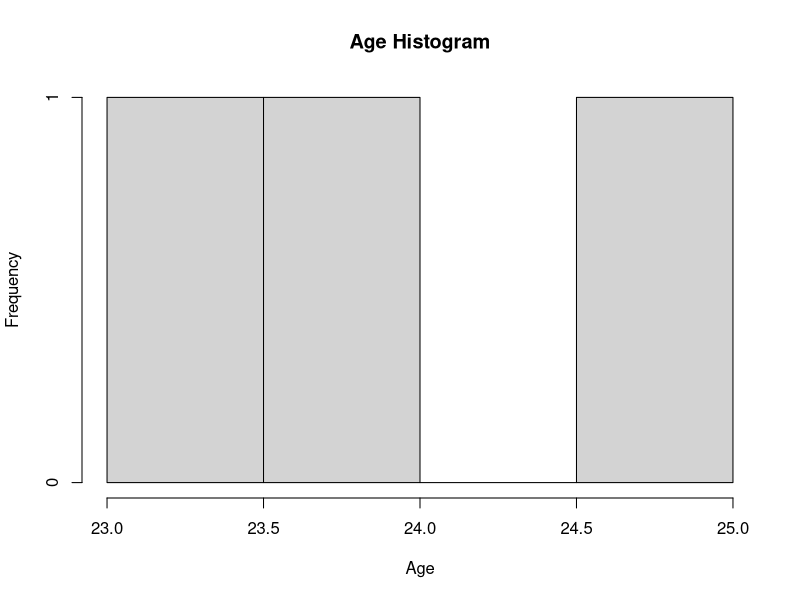
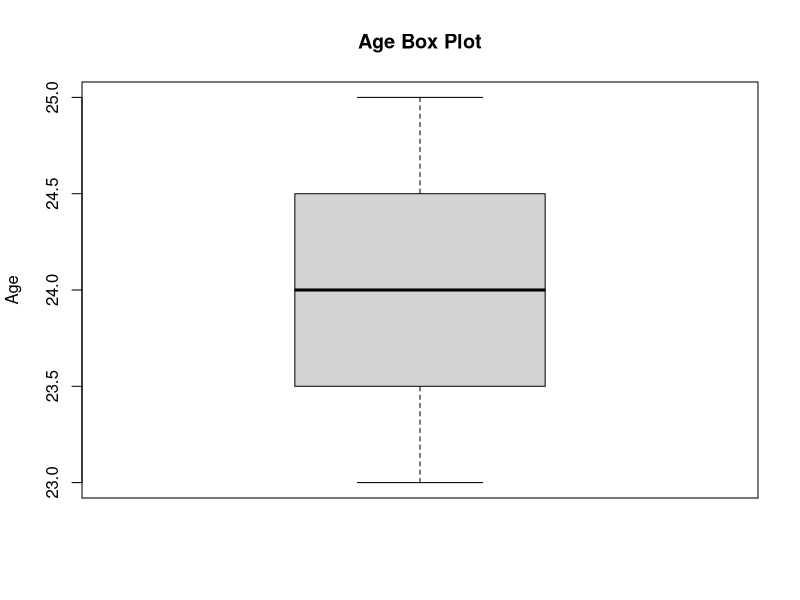

These figures' R source, in order:
# EXPERIMENT 15: Box plot
names <- c("siri", "chru", "loki")
age <- c(23, 24, 25)
marks <- c(88, 78, 25)

df <- data.frame(names, age, marks)
hist(df$age, main = "Age Histogram", xlab = "Age")
boxplot(df$age, main = "Age Box Plot", ylab = "Age")
